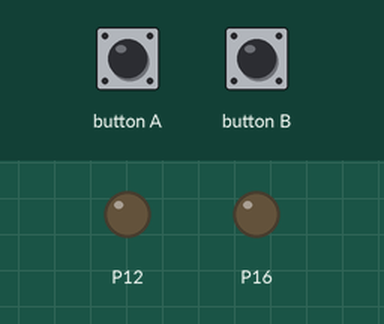
Bench run of a program on a simulated BBC micro:bit (MakeCode). On the bench: output pins drawn as LEDs (lit = HIGH). The inputs (shaded band) are chosen by the test bench.

Above: at 1.2 s.
1.3 s: button A pressed for 0.15 s
At 1.38 s:
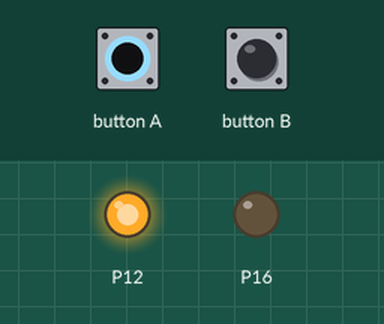
2.9 s: button B pressed for 0.15 s
At 2.98 s:
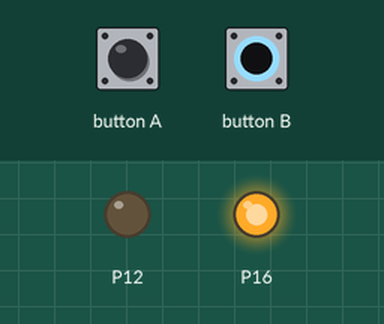
4.5 s: button B pressed for 3.2 s
At 8.2 s:
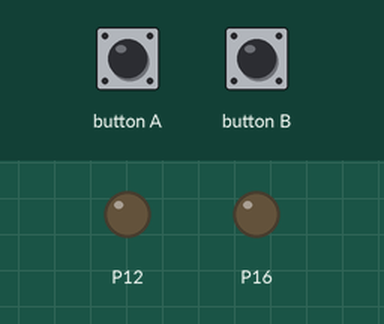
9.2 s: button A pressed for 3.2 s
At 10.6 s:
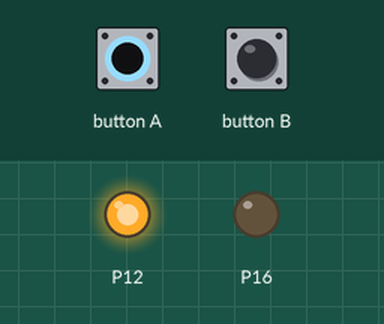
13.9 s: button A driven LOW and button B driven LOW
At 14.4 s:
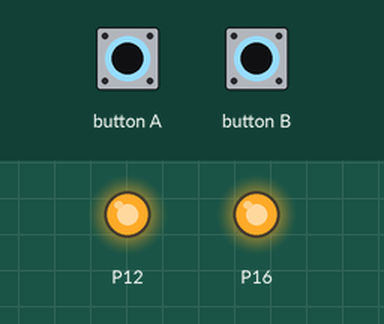
Timing chart, 0 to 16.4 s (numbered marks = the images above; inputs shaded):
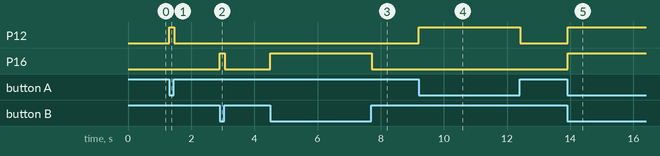

Measured:
- after the input at 1.3 s, P12: LOW → HIGH at once, → LOW 0.16 s later
- after the input at 2.9 s, P16: LOW → HIGH at once, → LOW 0.16 s later
- after the input at 4.5 s, P16: LOW → HIGH at once, → LOW 3.2 s later
- after the input at 9.2 s, P12: LOW → HIGH at once, → LOW 3.2 s later
- after the input at 13.9 s, P12, P16: LOW → HIGH at once

The program:

main.ts
```typescript
basic.forever(function () {
    if (input.buttonIsPressed(Button.A)) {
        pins.digitalWritePin(DigitalPin.P12, 1)
    } else {
        pins.digitalWritePin(DigitalPin.P12, 0)
    }
    if (input.buttonIsPressed(Button.B)) {
        pins.digitalWritePin(DigitalPin.P16, 1)
    } else {
        pins.digitalWritePin(DigitalPin.P16, 0)
    }
})
```

test.ts
```typescript
// Hier kann man Tests durchführen; diese Datei wird nicht kompiliert, wenn dieses Paket als Erweiterung verwendet wird.
```
